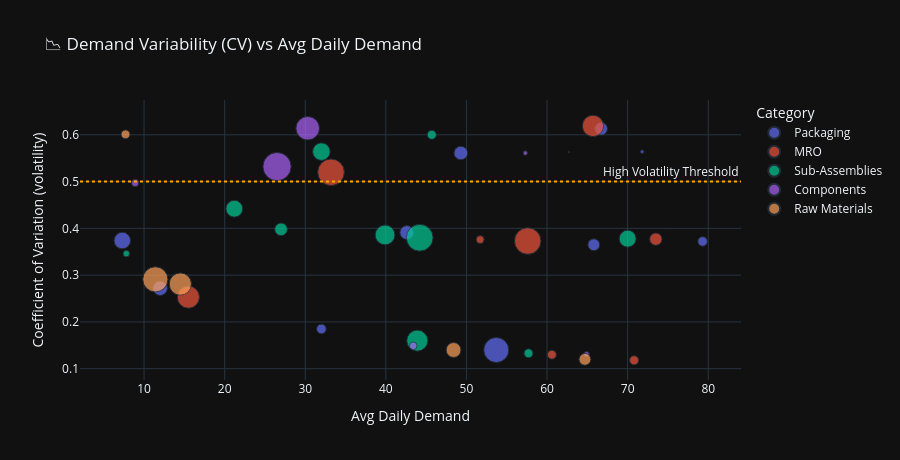

Notebook cell for this chart:
### Code cell
# ── CHART 5: Demand Variability (CV) ─────────────────────
demand_stats = txn.groupby('SKU_ID')['Demand'].agg(['mean', 'std']).reset_index()
demand_stats.columns = ['SKU_ID', 'Mean_Demand', 'Std_Demand']
demand_stats['CV'] = (demand_stats['Std_Demand'] / demand_stats['Mean_Demand']).round(3)

skus = skus.merge(demand_stats[['SKU_ID', 'CV']], on='SKU_ID')

fig = px.scatter(
    skus,
    x='Avg_Daily_Demand',
    y='CV',
    color='Category',
    size='Annual_Holding_Cost',
    hover_data=['SKU_ID', 'Supplier', 'Inventory_Status'],
    title='📉 Demand Variability (CV) vs Avg Daily Demand',
    labels={'CV': 'Coefficient of Variation (volatility)', 'Avg_Daily_Demand': 'Avg Daily Demand'}
)
fig.add_hline(y=0.5, line_dash='dot', line_color='orange', annotation_text='High Volatility Threshold')
fig.update_layout(template='plotly_dark', height=460)
fig.show()

### Figure 1 — Plotly figure (JSON) as saved in the notebook; plotly's stock layout.template omitted (floating-point values rounded to 4 significant figures)
{"data": [{"customdata": [["SKU-1000", "Supplier_D", "CRITICAL"], ["SKU-1010", "Supplier_D", "CRITICAL"], ["SKU-1014", "Supplier_G", "CRITICAL"], ["SKU-1016", "Supplier_E", "CRITICAL"], ["SKU-1019", "Supplier_C", "CRITICAL"], ["SKU-1022", "Supplier_D", "HEALTHY"], ["SKU-1028", "Supplier_F", "CRITICAL"], ["SKU-1029", "Supplier_F", "HEALTHY"], ["SKU-1031", "Supplier_D", "CRITICAL"], ["SKU-1032", "Supplier_F", "CRITICAL"]], "hovertemplate": "Category=Packaging<br>Avg Daily Demand=%{x}<br>Coefficient of Variation (volatility)=%{y}<br>Annual_Holding_Cost=%{marker.size}<br>SKU_ID=%{customdata[0]}<br>Supplier=%{customdata[1]}<br>Inventory_Status=%{customdata[2]}<extra></extra>", "legendgroup": "Packaging", "marker": {"color": "#636efa", "size": [5823.0, 8943.0, 12360.0, 40100.0, 776.9, 13350.0, 11760.0, 17470.0, 10410.0, 5933.0], "sizemode": "area", "sizeref": 127.5, "symbol": "circle"}, "mode": "markers", "name": "Packaging", "orientation": "v", "showlegend": true, "type": "scatter", "x": [79.3, 65.8, 42.6, 53.7, 71.8, 12.0, 49.3, 7.3, 66.7, 32.0], "xaxis": "x", "y": [0.372, 0.365, 0.391, 0.14, 0.564, 0.272, 0.561, 0.374, 0.613, 0.185], "yaxis": "y"}, {"customdata": [["SKU-1001", "Supplier_A", "LOW"], ["SKU-1003", "Supplier_F", "CRITICAL"], ["SKU-1004", "Supplier_B", "CRITICAL"], ["SKU-1009", "Supplier_B", "CRITICAL"], ["SKU-1012", "Supplier_G", "CRITICAL"], ["SKU-1017", "Supplier_H", "CRITICAL"], ["SKU-1021", "Supplier_A", "LOW"], ["SKU-1035", "Supplier_B", "CRITICAL"], ["SKU-1037", "Supplier_D", "CRITICAL"]], "hovertemplate": "Category=MRO<br>Avg Daily Demand=%{x}<br>Coefficient of Variation (volatility)=%{y}<br>Annual_Holding_Cost=%{marker.size}<br>SKU_ID=%{customdata[0]}<br>Supplier=%{customdata[1]}<br>Inventory_Status=%{customdata[2]}<extra></extra>", "legendgroup": "MRO", "marker": {"color": "#EF553B", "size": [31220.0, 5344.0, 5152.0, 28960.0, 9782.0, 44830.0, 45250.0, 111.0, 4061.0], "sizemode": "area", "sizeref": 127.5, "symbol": "circle"}, "mode": "markers", "name": "MRO", "orientation": "v", "showlegend": true, "type": "scatter", "x": [15.5, 70.8, 60.6, 65.7, 73.5, 57.6, 33.2, 62.7, 51.7], "xaxis": "x", "y": [0.253, 0.118, 0.13, 0.619, 0.377, 0.373, 0.52, 0.563, 0.376], "yaxis": "y"}, {"customdata": [["SKU-1002", "Supplier_D", "CRITICAL"], ["SKU-1006", "Supplier_A", "CRITICAL"], ["SKU-1007", "Supplier_B", "CRITICAL"], ["SKU-1008", "Supplier_E", "CRITICAL"], ["SKU-1011", "Supplier_D", "CRITICAL"], ["SKU-1025", "Supplier_D", "CRITICAL"], ["SKU-1026", "Supplier_B", "CRITICAL"], ["SKU-1030", "Supplier_B", "HEALTHY"], ["SKU-1034", "Supplier_G", "CRITICAL"], ["SKU-1036", "Supplier_B", "CRITICAL"]], "hovertemplate": "Category=Sub-Assemblies<br>Avg Daily Demand=%{x}<br>Coefficient of Variation (volatility)=%{y}<br>Annual_Holding_Cost=%{marker.size}<br>SKU_ID=%{customdata[0]}<br>Supplier=%{customdata[1]}<br>Inventory_Status=%{customdata[2]}<extra></extra>", "legendgroup": "Sub-Assemblies", "marker": {"color": "#00cc96", "size": [28370.0, 5064.0, 19740.0, 10210.0, 18370.0, 25090.0, 5254.0, 2707.0, 45760.0, 18090.0], "sizemode": "area", "sizeref": 127.5, "symbol": "circle"}, "mode": "markers", "name": "Sub-Assemblies", "orientation": "v", "showlegend": true, "type": "scatter", "x": [43.9, 57.7, 32.0, 27.0, 70.0, 39.9, 45.7, 7.8, 44.2, 21.2], "xaxis": "x", "y": [0.16, 0.133, 0.564, 0.398, 0.378, 0.386, 0.6, 0.346, 0.38, 0.442], "yaxis": "y"}, {"customdata": [["SKU-1005", "Supplier_B", "CRITICAL"], ["SKU-1013", "Supplier_D", "CRITICAL"], ["SKU-1015", "Supplier_D", "CRITICAL"], ["SKU-1020", "Supplier_F", "CRITICAL"], ["SKU-1027", "Supplier_F", "CRITICAL"], ["SKU-1039", "Supplier_B", "CRITICAL"]], "hovertemplate": "Category=Components<br>Avg Daily Demand=%{x}<br>Coefficient of Variation (volatility)=%{y}<br>Annual_Holding_Cost=%{marker.size}<br>SKU_ID=%{customdata[0]}<br>Supplier=%{customdata[1]}<br>Inventory_Status=%{customdata[2]}<extra></extra>", "legendgroup": "Components", "marker": {"color": "#ab63fa", "size": [1253.0, 3738.0, 1948.0, 35250.0, 51000.0, 3434.0], "sizemode": "area", "sizeref": 127.5, "symbol": "circle"}, "mode": "markers", "name": "Components", "orientation": "v", "showlegend": true, "type": "scatter", "x": [57.3, 43.4, 64.9, 30.3, 26.5, 8.9], "xaxis": "x", "y": [0.561, 0.149, 0.131, 0.614, 0.532, 0.497], "yaxis": "y"}, {"customdata": [["SKU-1018", "Supplier_G", "CRITICAL"], ["SKU-1023", "Supplier_B", "CRITICAL"], ["SKU-1024", "Supplier_H", "HEALTHY"], ["SKU-1033", "Supplier_E", "HEALTHY"], ["SKU-1038", "Supplier_B", "LOW"]], "hovertemplate": "Category=Raw Materials<br>Avg Daily Demand=%{x}<br>Coefficient of Variation (volatility)=%{y}<br>Annual_Holding_Cost=%{marker.size}<br>SKU_ID=%{customdata[0]}<br>Supplier=%{customdata[1]}<br>Inventory_Status=%{customdata[2]}<extra></extra>", "legendgroup": "Raw Materials", "marker": {"color": "#FFA15A", "size": [8992.0, 14210.0, 5081.0, 31580.0, 40460.0], "sizemode": "area", "sizeref": 127.5, "symbol": "circle"}, "mode": "markers", "name": "Raw Materials", "orientation": "v", "showlegend": true, "type": "scatter", "x": [64.7, 48.4, 7.7, 14.5, 11.4], "xaxis": "x", "y": [0.12, 0.14, 0.601, 0.281, 0.291], "yaxis": "y"}], "layout": {"annotations": [{"showarrow": false, "text": "High Volatility Threshold", "x": 1, "xanchor": "right", "xref": "x domain", "y": 0.5, "yanchor": "bottom", "yref": "y"}], "height": 460, "legend": {"itemsizing": "constant", "title": {"text": "Category"}, "tracegroupgap": 0}, "shapes": [{"line": {"color": "orange", "dash": "dot"}, "type": "line", "x0": 0, "x1": 1, "xref": "x domain", "y0": 0.5, "y1": 0.5, "yref": "y"}], "title": {"text": "📉 Demand Variability (CV) vs Avg Daily Demand"}, "xaxis": {"anchor": "y", "domain": [0, 1], "title": {"text": "Avg Daily Demand"}}, "yaxis": {"anchor": "x", "domain": [0, 1], "title": {"text": "Coefficient of Variation (volatility)"}}}}
